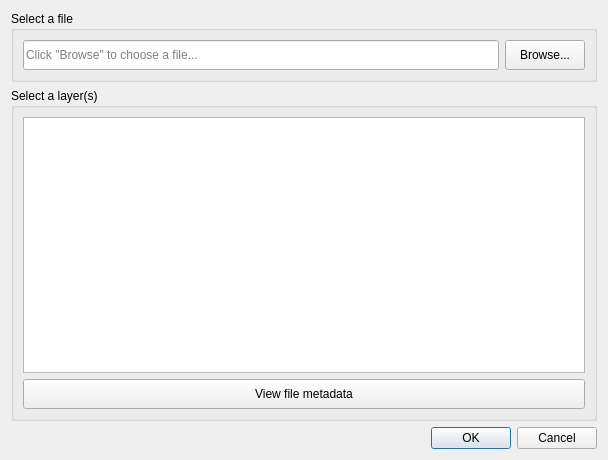
<?xml version="1.0" encoding="UTF-8"?>
<ui version="4.0">
 <class>DlgLoadDataTE</class>
 <widget class="QDialog" name="DlgLoadDataTE">
  <property name="windowModality">
   <enum>Qt::ApplicationModal</enum>
  </property>
  <property name="geometry">
   <rect>
    <x>0</x>
    <y>0</y>
    <width>608</width>
    <height>460</height>
   </rect>
  </property>
  <property name="windowTitle">
   <string>Open a trends.earth file</string>
  </property>
  <layout class="QGridLayout" name="gridLayout">
   <item row="4" column="0">
    <widget class="QDialogButtonBox" name="buttonBox">
     <property name="standardButtons">
      <set>QDialogButtonBox::Cancel|QDialogButtonBox::Ok</set>
     </property>
    </widget>
   </item>
   <item row="1" column="0">
    <widget class="QGroupBox" name="groupBox">
     <property name="title">
      <string>Select a layer(s)</string>
     </property>
     <layout class="QVBoxLayout" name="verticalLayout_2">
      <item>
       <widget class="QListView" name="layers_view">
        <property name="sizePolicy">
         <sizepolicy hsizetype="Expanding" vsizetype="Expanding">
          <horstretch>0</horstretch>
          <verstretch>0</verstretch>
         </sizepolicy>
        </property>
        <property name="selectionMode">
         <enum>QAbstractItemView::ExtendedSelection</enum>
        </property>
       </widget>
      </item>
      <item>
       <widget class="QPushButton" name="btn_view_metadata">
        <property name="minimumSize">
         <size>
          <width>0</width>
          <height>30</height>
         </size>
        </property>
        <property name="text">
         <string>View file metadata</string>
        </property>
       </widget>
      </item>
     </layout>
    </widget>
   </item>
   <item row="0" column="0">
    <widget class="QGroupBox" name="data_file_box">
     <property name="title">
      <string>Select a file</string>
     </property>
     <layout class="QHBoxLayout" name="horizontalLayout">
      <item>
       <widget class="QLineEdit" name="file_lineedit">
        <property name="minimumSize">
         <size>
          <width>0</width>
          <height>30</height>
         </size>
        </property>
        <property name="readOnly">
         <bool>true</bool>
        </property>
        <property name="placeholderText">
         <string>Click &quot;Browse&quot; to choose a file...</string>
        </property>
       </widget>
      </item>
      <item>
       <widget class="QPushButton" name="file_browse_btn">
        <property name="minimumSize">
         <size>
          <width>0</width>
          <height>30</height>
         </size>
        </property>
        <property name="text">
         <string>Browse...</string>
        </property>
       </widget>
      </item>
     </layout>
    </widget>
   </item>
  </layout>
 </widget>
 <resources/>
 <connections/>
</ui>
